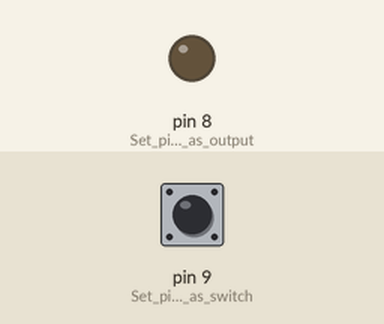
Simulated run of this sketch. Board: Arduino Uno, built with avr-gcc and run on an emulated ATmega328P. On the bench: output pins drawn as LEDs (lit = HIGH). The test bench sets the inputs (shaded band); at power-on: pin 9 (Set_pin_9_as_switch) HIGH.

Above: at 1.2 s.
1.3 s: pin 9 (Set_pin_9_as_switch) pulled LOW for 0.15 s
At 1.7 s:
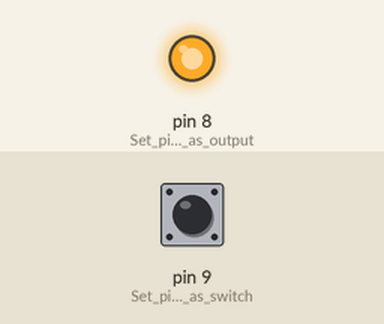
2.9 s: pin 9 (Set_pin_9_as_switch) pulled LOW for 1 s
At 4.1 s:
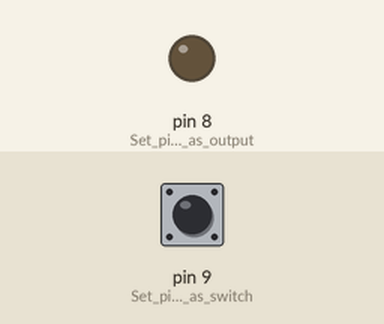
5.4 s: pin 9 (Set_pin_9_as_switch) pulled LOW for 3.2 s
At 6.0 s:
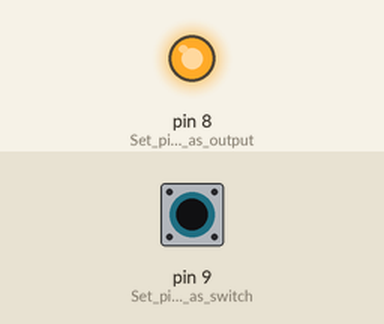
Timing chart, 0 to 8.4 s (numbered marks = the images above; inputs shaded):
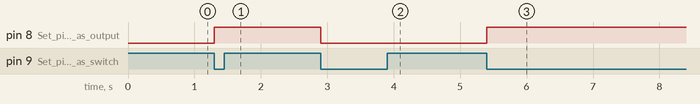

The sketch:

chal1.ino
```cpp
void setup() {

  Serial.begin(9600);         //Start communication with Serial Monitor
  pinMode(9,INPUT_PULLUP);    //Set pin 9 as switch
  pinMode(8,OUTPUT);          //Set pin 8 as output
}

void loop() {

  if (!digitalRead(9)) {              //Check if pin 9 is pressed
    digitalWrite(8,!digitalRead(8));  //Reverse pin 8's value
    while (!digitalRead(9));          //Loop if pin 9 is held
  };

}
```

Measured:
- after the input at 1.3 s, pin 8 (Set_pin_8_as_output): LOW → HIGH at once
- after the input at 2.9 s, pin 8 (Set_pin_8_as_output): HIGH → LOW at once
- after the input at 5.4 s, pin 8 (Set_pin_8_as_output): LOW → HIGH at once
